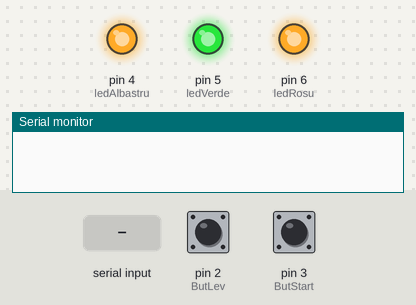
Simulated run of this program. Board: Arduino Uno, built with avr-gcc and run on an emulated ATmega328P. Shown: output pins drawn as LEDs (lit = HIGH), the last lines printed to the serial monitor. Inputs (shaded band) come from the test bench; at power-on: pin 2 (ButLev) HIGH, pin 3 (ButStart) HIGH. Random numbers use the default seed unless the program sets one.

Above: at 1.2 s.
1.3 s: pin 2 (ButLev) pulled LOW for 0.15 s
2.9 s: pin 3 (ButStart) pulled LOW for 0.15 s
4.5 s: pin 3 (ButStart) pulled LOW for 1 s
At 5.3 s:
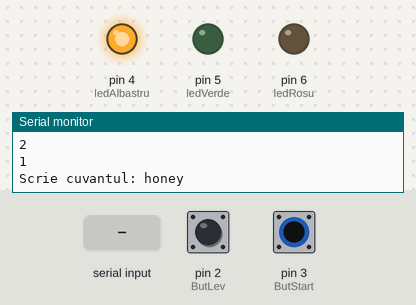
7.0 s: "1" received over Serial
At 7.25 s:
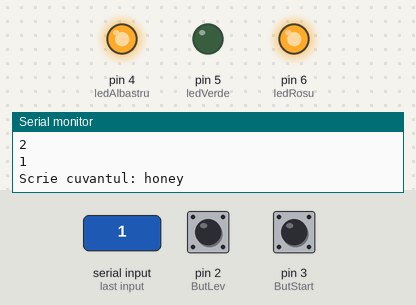
9.0 s: pin 2 (ButLev) pulled LOW for 1 s
11.5 s: "0" received over Serial
At 14.6 s:
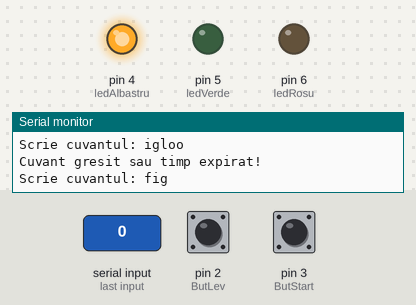
Timing chart, 0 to 15.5 s (numbered marks = the images above; inputs shaded):
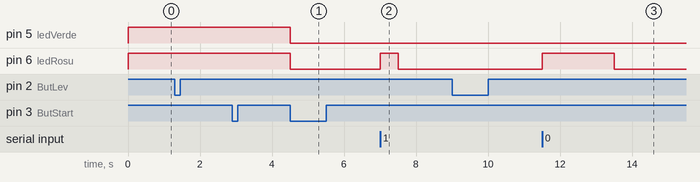

The program:

main.cpp
```cpp
#include <Arduino.h>

const int ledRosu = 6;
const int ledVerde = 5;
const int ledAlbastru = 4;
const int ButStart = 3;
const int ButLev = 2;

char* typeracer_words[] = {
    (char*)"apple", (char*)"banana", (char*)"cherry", (char*)"date",
    (char*)"elephant", (char*)"fig", (char*)"grape", (char*)"honey",
    (char*)"igloo", (char*)"jungle", (char*)"kite", (char*)"lemon",
    (char*)"mango", (char*)"nest", (char*)"orange", (char*)"plum",
    (char*)"quartz", (char*)"river", (char*)"star", (char*)"tree",
    (char*)"unicorn", (char*)"violet", (char*)"water", (char*)"xylophone",
    (char*)"yellow", (char*)"zebra"
};

void SelectareNivel();
void IntrerupereStart();
void Blink();
void CitireCuvinte();

unsigned int index = 0;
unsigned long lastDebounceTime = 0;
const int debounceDelay = 50;
volatile bool startFlag = false;
unsigned long startTime = 0;
unsigned long timeLimit = 5000;
unsigned int scor = 0;
bool gameActive = false;

void setup() {
  Serial.begin(9600);
  pinMode(ledRosu, OUTPUT);
  pinMode(ledVerde, OUTPUT);
  pinMode(ledAlbastru, OUTPUT);
  pinMode(ButStart, INPUT_PULLUP);
  pinMode(ButLev, INPUT_PULLUP);
  digitalWrite(ledRosu, HIGH);
  digitalWrite(ledVerde, HIGH);
  digitalWrite(ledAlbastru, HIGH);
  attachInterrupt(digitalPinToInterrupt(ButStart), IntrerupereStart, FALLING);
  attachInterrupt(digitalPinToInterrupt(ButLev), SelectareNivel, FALLING);
}

void SelectareNivel() {
  if (millis() - lastDebounceTime > debounceDelay) {
    lastDebounceTime = millis();
    index = (index + 1) % 3;

    if (index == 0) {
      timeLimit = 5000;
      Serial.println("Easy mode ON!");
    } else if (index == 1) {
      timeLimit = 3000;
      Serial.println("Medium mode ON!");
    } else {
      timeLimit = 2000;
      Serial.println("Hard mode ON!");
    }
  }
}

void IntrerupereStart() {
  if (gameActive) {
    gameActive = false;
    Serial.println("Joc oprit.");
    digitalWrite(ledRosu, HIGH);
    digitalWrite(ledVerde, HIGH);
    digitalWrite(ledAlbastru, HIGH);
    scor = 0;
  } else {
    startFlag = true;
  }
}

void Blink() {
  unsigned long currentMillis = millis();
  static unsigned long lastBlinkTime = 0;
  static int count = 3;
  static bool ledState = false;

  if (currentMillis - lastBlinkTime >= 1000 && count > 0) {
    lastBlinkTime = currentMillis;
      while(count) {
        Serial.println(count);
        count--;
      }
    ledState = !ledState;
    digitalWrite(ledRosu, ledState);
    digitalWrite(ledVerde, ledState);
    digitalWrite(ledAlbastru, ledState);
  } else if (count == 0) {
    digitalWrite(ledRosu, HIGH);
    digitalWrite(ledVerde, HIGH);
    digitalWrite(ledAlbastru, HIGH);
    count = 3;
    startTime = millis();
    gameActive = true;
  }
}

void CitireCuvinte() {
  while (millis() - startTime < 30000 && gameActive) {
    int randomIndex = random(0, 25);
    char* cuvant = typeracer_words[randomIndex];

    Serial.print("Scrie cuvantul: ");
    Serial.println(cuvant);

    char cuvantScris[20] = "";
    int i = 0;
    bool corect = true;
    unsigned long cuvantStartTime = millis();

    digitalWrite(ledRosu, LOW);
    digitalWrite(ledVerde, LOW);

    while (cuvant[i] != '\0' && (millis() - cuvantStartTime) < timeLimit && gameActive) {
      if (Serial.available() > 0) {
        char caracterTastat = Serial.read();

        if (caracterTastat == '\b') {
          if (i > 0) {
            i--;
            cuvantScris[i] = '\0';
            Serial.print("\b \b");
          }
        } else if (caracterTastat == cuvant[i]) {
          cuvantScris[i] = caracterTastat;
          digitalWrite(ledRosu, LOW);
          digitalWrite(ledVerde, HIGH);
          Serial.print(caracterTastat);
          i++;
        } else {
          digitalWrite(ledRosu, HIGH);
          digitalWrite(ledVerde, LOW);
          corect = false;
        }
      }
    }

    if (corect && cuvant[i] == '\0') {
      scor++;
      Serial.println("\nCuvant corect!");
    } else {
      Serial.println("\nCuvant gresit sau timp expirat!");
      scor--;
    }
  }
  if(scor != 0 && scor!= 65533){
  Serial.print("Scor final: ");
  Serial.println(scor);
  scor = 0;
  }
  gameActive = false;
}

void loop() {
  if (startFlag) {
    startFlag = false;
    Blink();
    CitireCuvinte();
  }
}
```

Measured:
- after the input at 4.5 s, pin 5 (ledVerde), pin 6 (ledRosu): HIGH → LOW at once
- after the input at 7.0 s, pin 6 (ledRosu): LOW → HIGH at once, → LOW 0.50 s later
- after the input at 11.5 s, pin 6 (ledRosu): LOW → HIGH at once, → LOW 2.0 s later
